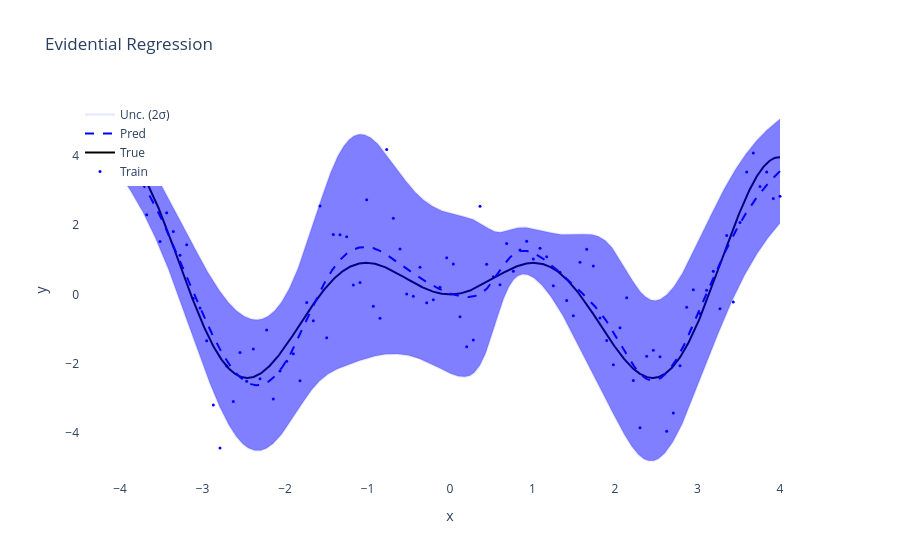

The notebook cell saved with this chart:
### Code cell
# Plot using Plotly
fig = go.Figure()

# Add train data points
fig.add_trace(go.Scatter(x=x_train.squeeze().numpy(), y=y_train.squeeze().numpy(), mode='markers', 
                         marker=dict(size=3, color='blue'), name='Train'))

# Add true function line
fig.add_trace(go.Scatter(x=x_test, y=y_test, mode='lines', 
                         line=dict(color='black', width=2), name='True'))

# Add predicted mean line
fig.add_trace(go.Scatter(x=x_test, y=mean, mode='lines', 
                         line=dict(color='blue', dash='dash'), name='Pred'))

# Add uncertainty (2 std devs only)
fig.add_trace(go.Scatter(
    x=x_test, 
    y=(mean - 2 * std), 
    fill=None, mode='lines', line_color='rgba(0,0,255,0.1)',  # Lighter color
    showlegend=True, name='Unc. (2σ)'
))
fig.add_trace(go.Scatter(
    x=x_test, 
    y=(mean + 2 * std), 
    fill='tonexty', mode='lines', line_color='rgba(0,0,255,0.1)',
    showlegend=False
))

# Update layout with white background
fig.update_layout(
    title="Evidential Regression",
    xaxis_title="x",
    yaxis_title="y",
    legend=dict(x=0, y=1),
    plot_bgcolor='white',  # White background
    paper_bgcolor='white'  # White background
)

fig.show()

### Figure 1 — Plotly figure (JSON) as saved in the notebook; plotly's stock layout.template omitted (floating-point values rounded to 4 significant figures; data arrays with more than 128 entries replaced by an {"elided": "..."} marker saying what was removed)
{"data": [{"marker": {"color": "blue", "size": 3}, "mode": "markers", "name": "Train", "type": "scatter", "x": [4, 3.919, 3.838, 3.758, 3.677, 3.596, 3.515, 3.434, 3.354, 3.273, 3.192, 3.111, 3.03, 2.949, 2.869, 2.788, 2.707, 2.626, 2.545, 2.465, 2.384, 2.303, 2.222, 2.141, 2.061, 1.98, 1.899, 1.818, 1.737, 1.657, 1.576, 1.495, 1.414, 1.333, 1.253, 1.172, 1.091, 1.01, 0.9293, 0.8485, 0.7677, 0.6869, 0.6061, 0.5253, 0.4444, 0.3636, 0.2828, 0.202, 0.1212, 0.0404, -0.0404, -0.1212, -0.202, -0.2828, -0.3636, -0.4444, -0.5253, -0.6061, -0.6869, -0.7677, -0.8485, -0.9293, -1.01, -1.091, -1.172, -1.253, -1.333, -1.414, -1.495, -1.576, -1.657, -1.737, -1.818, -1.899, -1.98, -2.061, -2.141, -2.222, -2.303, -2.384, -2.465, -2.545, -2.626, -2.707, -2.788, -2.869, -2.949, -3.03, -3.111, -3.192, -3.273, -3.354, -3.434, -3.515, -3.596, -3.677, -3.758, -3.838, -3.919, -4], "y": [2.832, 2.766, 3.528, 3.11, 4.075, 3.528, 2.073, -0.2173, 1.702, -0.4148, 0.6707, 0.1186, -0.5491, 0.1321, -0.3724, -2.059, -3.42, -3.948, -1.799, -1.613, -1.781, -3.845, -2.484, -0.09386, -0.9607, -2.03, -1.332, -0.6798, 0.8212, 1.304, 0.9307, -0.6178, -0.1777, 0.6413, 0.2518, 1.087, 1.333, 1.022, 1.532, 1.283, 0.6649, 1.466, 0.2778, 0.5083, 0.8679, 2.544, -1.317, -1.507, -0.644, 0.8761, 1.059, 0.2069, -0.1509, -0.2402, 0.7851, -0.0501, 0.009531, 1.312, 2.195, 4.178, -0.6894, -0.3431, 2.73, 0.342, 0.2698, 1.664, 1.721, 1.726, -1.252, 2.552, -0.7559, -0.2326, -2.493, -1.709, -1.925, -2.211, -3.014, -1.028, -2.431, -1.574, -2.5, -1.678, -3.091, -2.067, -4.425, -3.186, -1.334, -0.389, -0.1163, 1.434, 1.131, 1.814, 2.355, 1.523, 3.618, 2.299, 3.75, 3.445, 3.49, 4.19]}, {"line": {"color": "black", "width": 2}, "mode": "lines", "name": "True", "type": "scatter", "x": {"elided": "1000 float values"}, "y": {"elided": "1000 float values"}}, {"line": {"color": "blue", "dash": "dash"}, "mode": "lines", "name": "Pred", "type": "scatter", "x": {"elided": "1000 float values"}, "y": {"elided": "1000 float values"}}, {"line": {"color": "rgba(0,0,255,0.1)"}, "mode": "lines", "name": "Unc. (2σ)", "showlegend": true, "type": "scatter", "x": {"elided": "1000 float values"}, "y": {"elided": "1000 float values"}}, {"fill": "tonexty", "line": {"color": "rgba(0,0,255,0.1)"}, "mode": "lines", "showlegend": false, "type": "scatter", "x": {"elided": "1000 float values"}, "y": {"elided": "1000 float values"}}], "layout": {"legend": {"x": 0, "y": 1}, "paper_bgcolor": "white", "plot_bgcolor": "white", "title": {"text": "Evidential Regression"}, "xaxis": {"title": {"text": "x"}}, "yaxis": {"title": {"text": "y"}}}}
